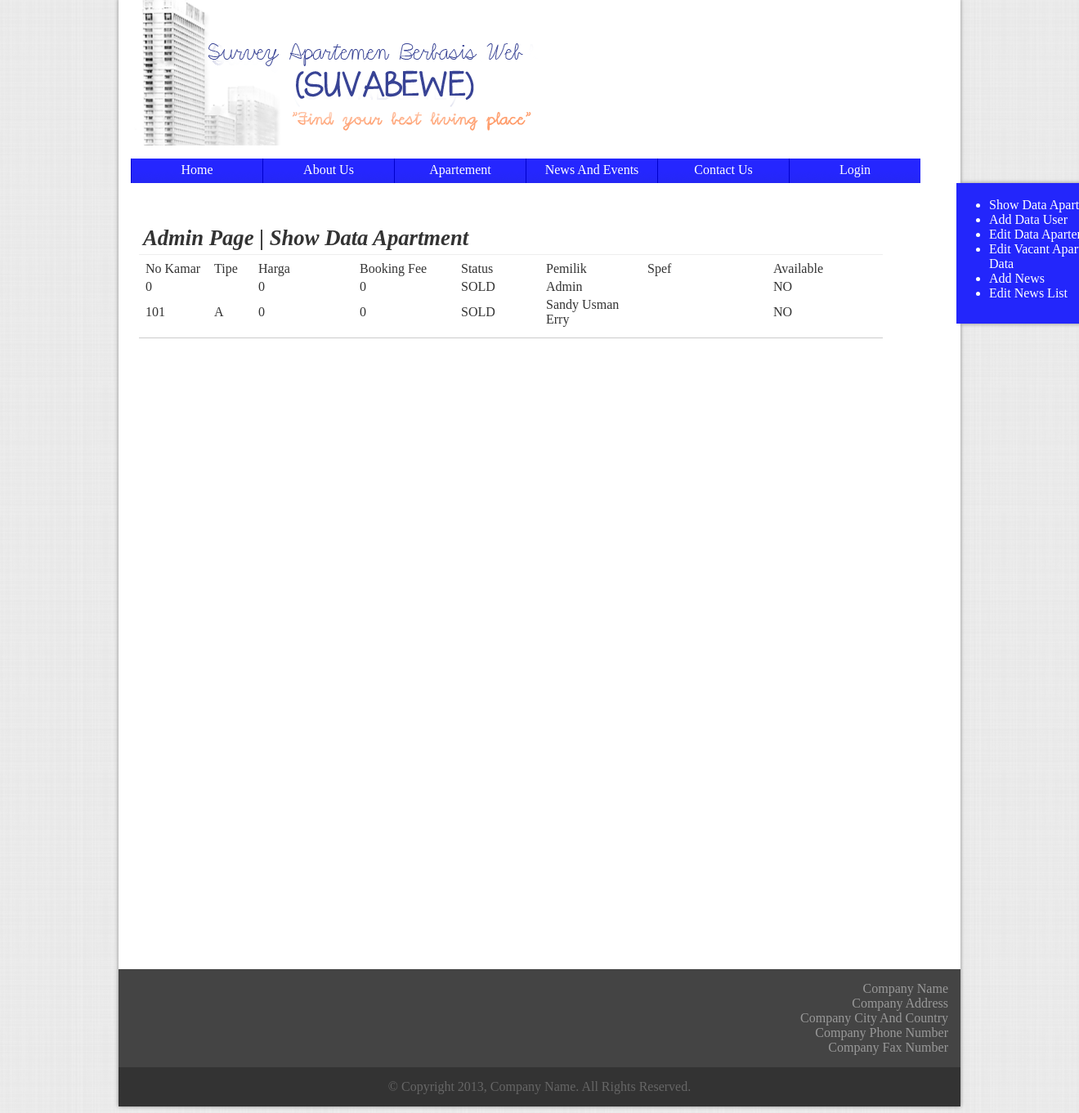
The page /file/admin.php on the database as committed earlier.
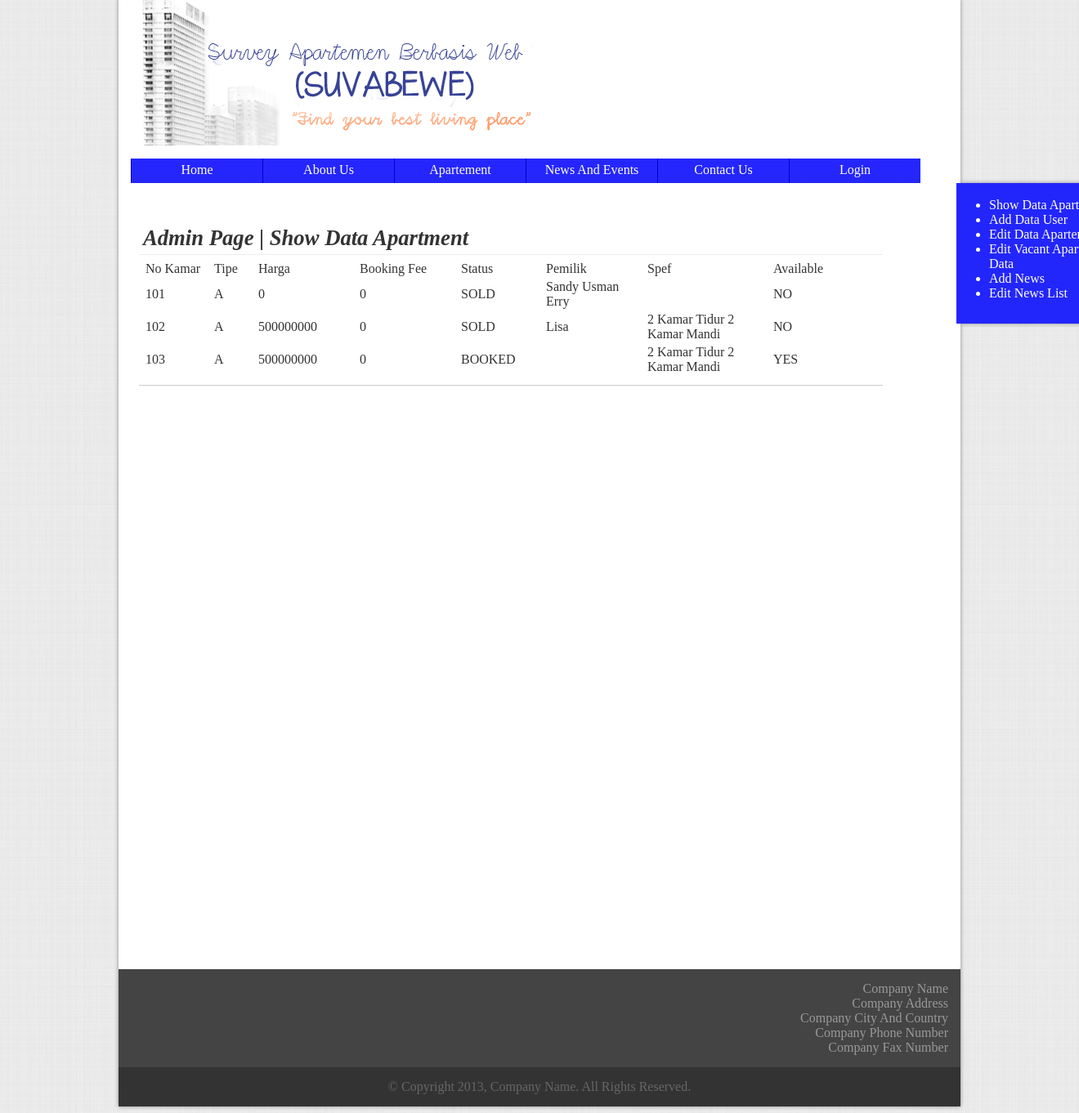
The same page on the database as committed later.
### tables this page shows
CREATE TABLE IF NOT EXISTS `apartemen` (
  `no_kamar` int(5) NOT NULL,
  `type_kamar` varchar(1) NOT NULL,
  `spec_kamar` text NOT NULL,
  `password` text NOT NULL,
  `nama_pemilik` text NOT NULL,
  `email` text NOT NULL,
  `available` tinyint(1) NOT NULL DEFAULT '1',
  `harga` int(20) NOT NULL,
  `booked` tinyint(1) NOT NULL DEFAULT '0',
  `booked_fee` int(20) NOT NULL,
  `booked_date` date NOT NULL,
  `tagihan_listrik` int(20) NOT NULL,
  `tagihan_air` int(20) NOT NULL,
  `gambar_tidur1` text NOT NULL,
  `gambar_tidur2` text NOT NULL,
  `gambar_tidur3` text NOT NULL,
  `gambar_makan` text NOT NULL,
  `gambar_dapur` text NOT NULL,
  `gambar_mandi` text NOT NULL,
  `gambar_tamu` text NOT NULL,
  `gambar_balkon` text NOT NULL,
  PRIMARY KEY (`no_kamar`)
);

### file/admin.php (the view, shortened to what this page needs)
<html>
	<head>
		<link rel="stylesheet" href="../css/templates.css" type="text/css" />
	</head>
	<body>
		<div class="wrapper" id="wrapper">
			<?php include_once ('header.php');?>
			<?php include_once('sidemenu.php');?>
			<div class="container confmargin" style="height:900px">
				<div class="section showapt">
					<div class="sectionheader bottomline">
						<b>Admin Page | Show Data Apartment</b>
					</div>
					<div class="sectioncontent ">
						<table>
							<form method="post">
								<tr>
									<td width="80px"> No Kamar </td>
									<td width="50px"> Tipe </td>
									<td width="120px"> Harga </td>
									<td width="120px"> Booking Fee </td>
									<td width="100px"> Status </td>
									<td width="120px"> Pemilik </td>
									<td width="150px"> Spef </td>
									<td width="100px"> Available </td>
									<td></td>
								</tr>
								<?php
									$pilihtabel=mysql_query("SELECT * FROM apartemen");
									while(($row=mysql_fetch_array($pilihtabel)))
									{
										$temp1=$row['available'];
										$temp2=$row['booked'];
										if ($row['no_kamar'] != 100)
										{
												echo
												"<tr>
												<td> " . $row['no_kamar'] . "</td>
												<td> " . $row['type_kamar'] . "</td>
												<td> " . $row['harga'] . "</td>
												<td> " . $row['booked_fee'] . "</td>
												<td>
												";
												if($temp1==0)
													echo "SOLD";
												else
													{
													if($temp2==0)
														echo "VACANT";
													else
														echo "BOOKED";
													}
												echo
												"
												</td>
												<td>" . $row['nama_pemilik'] . "</td>
												<td>" . $row['spec_kamar'] . "</td>
												<td>" ;
												if($temp1==0)
													echo "NO";
												else
													echo "YES";
												echo "</td>
											</tr>
											";
										}
								}
							?>
							</form>
						</table>
					</div>
				</div>
			</div>
		</div>
	</body>
</html>
</html>

### file/header.php (shortened to what this page needs)
<link rel="stylesheet" href="../css/templates.css" type="text/css" />
<div class="header" id="header">
	<div class="headerlogo"></div>
	<div class="headernav">
		<ul style="margin-left:-40px">
			<a href="main.php"><li class="headernavmenu">Home</li></a>
			<a href="about_us.php"><li class="headernavmenu">About Us</li></a>
			<a href="apartment.php"><li class="headernavmenu">Apartement</li></a>
			<a href="news.php"><li class="headernavmenu">News And Events</li></a>
			<a href="contact_us.php"><li class="headernavmenu">Contact Us</li></a>
			<li class="headernavmenu">
				<?php
					if (isset($_SESSION['login'])){
						$nama = explode(' ', $_SESSION['nama']);
						echo "Welcome, " . $nama[0];
					}
					else
						echo "<a href='login.php' style='color:#FFFFFF'>Login</a>";
				?>
			</li>
		</ul>
	</div>
</div>

### file/sidemenu.php
<div class="adminsidemenu">
	<ul type="disc">
		<li><a href="admin.php" class="adminmenu"> Show Data Apartemen </a><br /></li>
		<li><a href="adduser.php" class="adminmenu"> Add Data User </a><br></li>
		<li><a href="editapt.php" class="adminmenu"> Edit Data Apartemen</a><br /></li>
		<li><a href="vacant.php" class="adminmenu"> Edit Vacant Apartemen Data</a><br /></li>
		<li><a href="add_news.php" class="adminmenu"> Add News </a><br></li>
		<li><a href="editnews.php" class="adminmenu"> Edit News List </a><br></li>
	</ul>
</div>

### css/templates.css (style rules this page uses)
body { background-image:url("../img/bg-body.png"); background-repeat:repeat; color:#333333; font-family:"Cambria"; font-size:16px; }
a { color:#000000; text-decoration:none; }
.wrapper { width:1000px; margin:-10px auto 0px auto; padding:0px 15px 0px 15px; background-color:#FFFFFF; box-shadow: 0px 0px 5px #888888; }
.header { width:1000px; z-index:3; position:static; }
.headernav { height:30px; }
.headernavmenu { list-style:none; text-align:center; height:20px; margin:0px; padding:5px; width:150px; float:left; border-left:thin solid #0000CC; background-image:url("../img/button.png"); color:#FFFFFF; }
.headerlogo { background-image:url(../img/head1.png); width:990px; background-repeat:no-repeat; height:170px; padding:5px; }
.footer { width:1020; margin:0px -15px 0px -15px; padding:5px; }
.subfooter1 { width:1000; margin-left:-5px; padding:15px; background-color:#444444; color:#999999; text-align:right; }
.subfooter2 { width:1000; margin:0px 0px -5px -5px; padding:15px; background-color:#333333; color:#666666; text-align:center; }
.container { width:980px; padding:10px; }
.section { border-bottom:solid thin #CCCCCC; float:left; padding:5px; }
.sectionheader { width:100%; padding:5px; height:30px; font-family:"Bodoni MT"; font-size:20pt; font-style:italic; margin-left:-5px; margin-top:-5px; }
.sectioncontent { width:100%; padding:5px; margin-left:-5px; color:#666666; }
.bottomline { border-bottom:solid thin #EEEEEE; }
.confmargin { margin-top:-135px; }
.adminsidemenu { padding-top:2px; padding-top:2px; font-size:16px; color: #FFFFFF; height:170px; width:200px; background-color:#2326fb; border-color:#000099; position:relative; display:block; top:0px; left:1010px; box-shadow:5px 0px 5px #888888; }
.adminmenu { color:#FFFFFF; }
.showapt { width:900px; }

Rows that differ between the two databases and show on the page:
removed apartemen: no_kamar "0", harga "0", booked_fee "0", available "SOLD", nama_pemilik "Admin"
added apartemen: no_kamar "102", type_kamar "A", harga "500000000", booked_fee "0", available "SOLD", nama_pemilik "Lisa", spec_kamar "2 Kamar Tidur 2 Kamar Mandi"
added apartemen: no_kamar "103", type_kamar "A", harga "500000000", booked_fee "0", available "BOOKED", spec_kamar "2 Kamar Tidur 2 Kamar Mandi"
